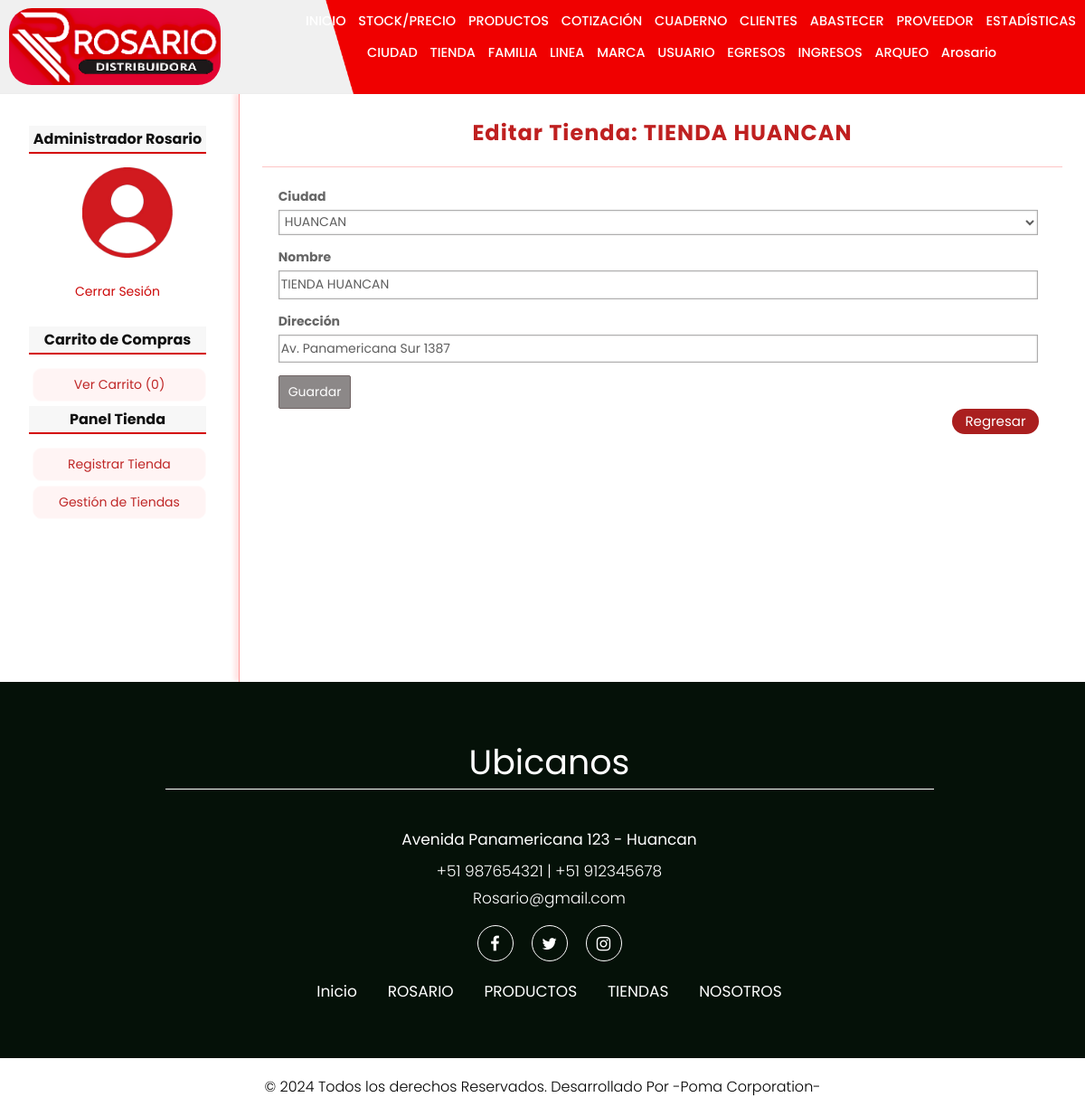
/tienda/editar&id=1 (signed in), run on an earlier commit of the app's database.
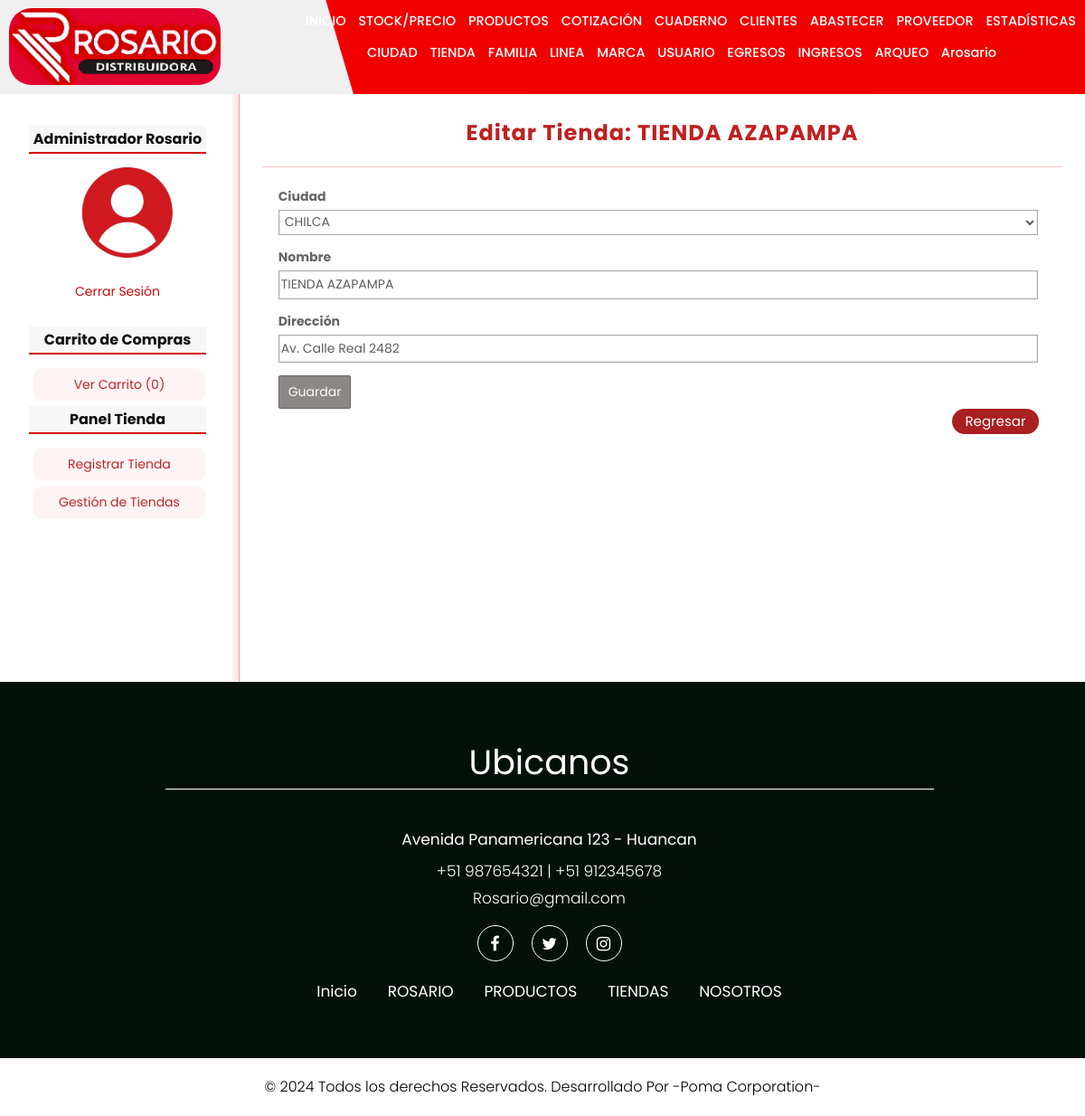
And on a later commit of the database.
### tables this page shows
CREATE TABLE tienda(
id              INT(255) AUTO_INCREMENT NOT NULL,
id_ciudad       INT(255) NOT NULL,
nombre          VARCHAR(150) NOT NULL,
direccion       VARCHAR(255) NOT NULL,
est             CHAR(1) NOT NULL,
CONSTRAINT pk_tienda PRIMARY KEY(id),
CONSTRAINT fk_tienda_ciudad FOREIGN KEY(id_ciudad) REFERENCES ciudad(id)
);

CREATE TABLE ciudad (
id              INT(255) AUTO_INCREMENT NOT NULL,
nombre          VARCHAR(150) NOT NULL,
est             CHAR(1) NOT NULL,
CONSTRAINT pk_ciudad PRIMARY KEY(id)
);

### config/db.php (called while the page is built)
<?Php
Class Database{
    public static function connect(){
        $db = new mysqli('localhost', 'root', '', 'ferr_ros_h');
        $db->query("SET NAMES 'utf8'");
        return $db;
    }
}
?>

### models/tienda.php (called while the page is built, shortened)
<?Php
Class tienda{
    private $id;
    private $db;
    public function __construct(){
        $this->db = Database::connect();
    }
    function getId(){
        return $this->id;
    }
    function setId($id){
        $this->id = $id;
    }
    public function getone(){
        $tienda = $this->db->query("SELECT * FROM tienda WHERE id = {$this->getId()} ORDER BY id DESC;");
        return $tienda->fetch_object();
    }
}
?>

### helpers/utils.php (called while the page is built, shortened)
<?php
class Utils{
    public static function showCiudad(){
        require_once 'models/ciudad.php';
        $ciudad = new Ciudad();
        $ciudades = $ciudad->getAll();
        return $ciudades;
    }
}
?>

### models/ciudad.php (called while the page is built, shortened)
<?Php
class ciudad{
    private $db;
    public function __construct(){
        $this->db = Database::connect();
    }
    public function getAll(){
        $ciudad = $this->db->query("SELECT * FROM ciudad WHERE est = 'H' ORDER BY id DESC;");
        return $ciudad;
    }
}
?>

### views/tienda/registrot.php (the view)
<?Php if(isset($edit) && isset($tie) && is_object($tie)):?>
    <h1>Editar Tienda: <?=$tie->nombre?></h1>
    <?Php $url_action = base_url."tienda/save&id=".$tie->id;?>
<?Php else:?>
    <h1>Crear Nueva Tienda</h1>
    <?Php $url_action = base_url."tienda/save";?>
<?Php endif;?>
    <form action="<?=$url_action?>" method="POST" enctype="multipart/form-data">
        <label class="frm" for="ciudad">Ciudad</label>
        <?Php $ciudades = utils::showCiudad(); ?>
        <select name="ciudad" id="">
            <?Php while($ciu = $ciudades->fetch_object()): ?>
                <option value="<?=$ciu->id?>" <?=isset($tie) && is_object($tie) && $ciu->id == $tie->id_ciudad ? 'selected' : ''; ?>>
                    <?=$ciu->nombre?>
                </option>
            <?Php endwhile; ?>
        </select>
        <label class="frm" for="nombre">Nombre</label>
        <input type="text" name="nombre" value="<?=isset($tie) && is_object($tie) ? $tie->nombre : ''; ?>" required/>
        <label class="frm" for="direccion">Dirección</label>
        <input type="text" name="direccion" value="<?=isset($tie) && is_object($tie) ? $tie->direccion : ''; ?>" required/>
        <input type="submit" value="Guardar">
        <div class="fila-2">
            <a href="<?=base_url?>tienda/gestion" class="button extrae-colort">
                Regresar
            </a>
        </div>
    </form>

What changed in the data, as far as the page shows it:
changed tienda: nombre "TIENDA HUANCAN" → "TIENDA AZAPAMPA"; ciudad "HUANCAN" → "CHILCA"; direccion "Av. Panamericana Sur 1387" → "Av. Calle Real 2482"
